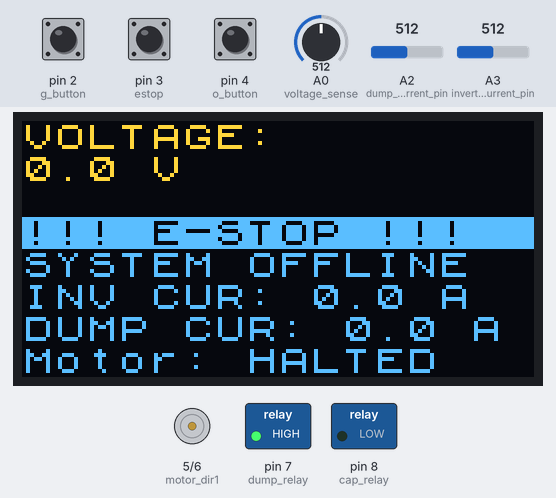
The sketch below on a simulated Arduino Uno, built with avr-gcc and run on an emulated ATmega328P. On the bench: 128×64 one-colour display, motor-driver pin pairs drawn as motors (green arrow = first pin HIGH = forward, orange = second pin HIGH = backward, longer = more drive), switched loads named in the sketch (green lamp = pin HIGH). The test bench sets the inputs (shaded band); at power-on: pin 2 (g_button) HIGH, pin 4 (o_button) HIGH, A0 (voltage_sense) = 512, pin 3 (estop) HIGH, A2 (dump_relay_current_pin) = 512, A3 (inverter_current_pin) = 512. The OLED is the two-colour kind (top 16 rows yellow); what the sketch prints to the serial monitor is not drawn.

Above: at 7.73 s.
8.9 s: pin 2 (g_button) pulled LOW for 1 s
At 10.4 s:
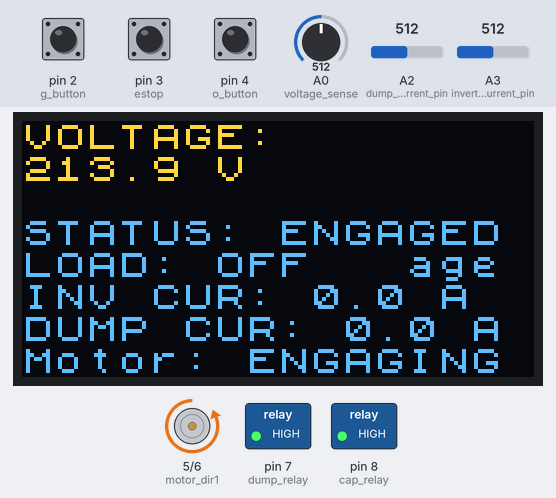
13.0 s: pin 4 (o_button) pulled LOW for 3.2 s
At 17.4 s:
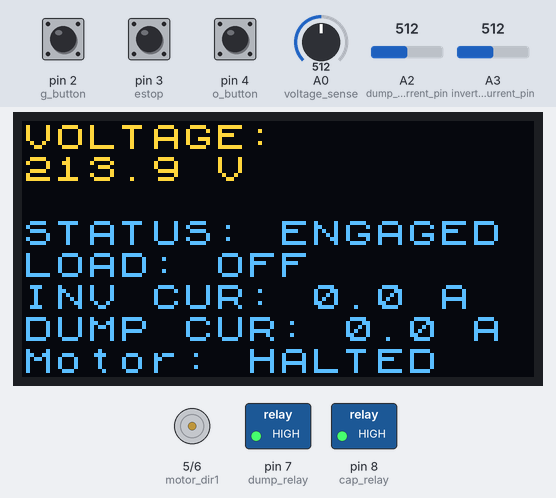
17.7 s: A0 (voltage_sense) set to 829
At 18.5 s:
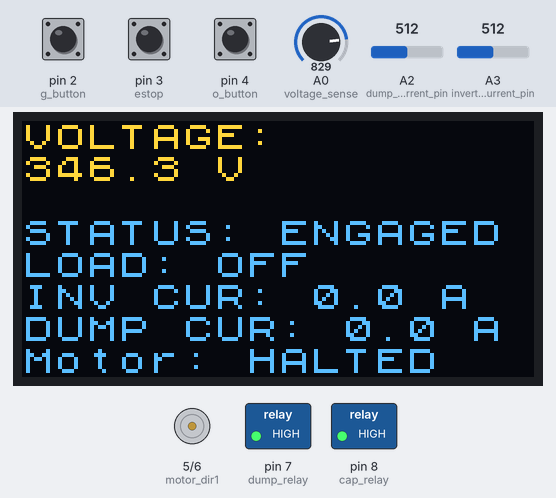
19.9 s: A0 (voltage_sense) set to 847
At 22.4 s:
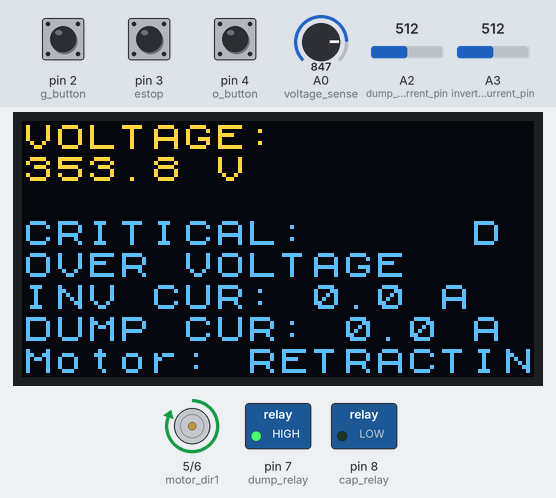
23.0 s: pin 3 (estop) pulled LOW for 3.2 s
At 25.7 s:
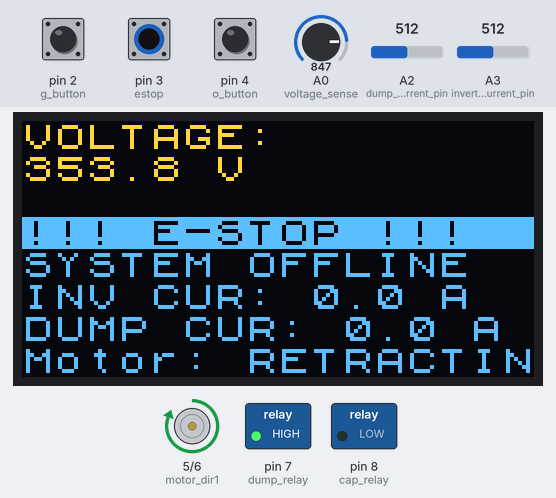
27.7 s: pin 2 (g_button) pulled LOW for 3.2 s
At 30.6 s:
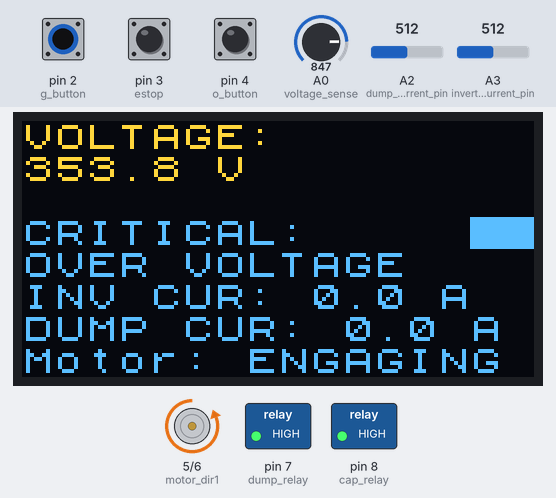
Timing chart, 0 to 33.4 s (numbered marks = the images above; inputs shaded):
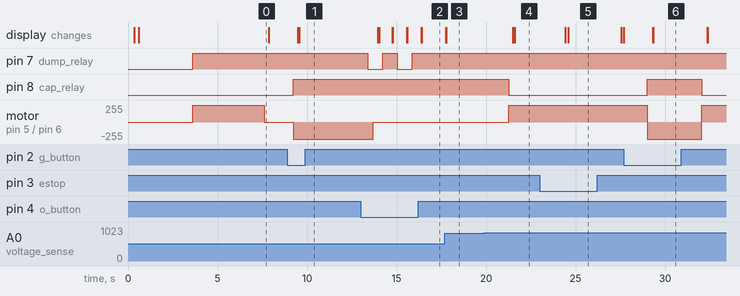

Measured:
- the behaviour switches between 837 and 838 on A0 (voltage_sense) (found by bisection; images 3 and 4)
- after the input at 8.9 s, pin 8 (cap_relay): LOW → HIGH after 0.33 s; motor on pin 5 (motor_dir1) / pin 6 (motor_dir2): stopped → backward 255/255 after 0.33 s; the display: first changes after 0.58 s (image 1 shows a later state)
- after the input at 13.0 s, pin 7 (dump_relay): alternates HIGH for 0.81 s and LOW for 0.83 s, 4 changes in all, then stays HIGH, starting after 0.40 s; motor on pin 5 (motor_dir1) / pin 6 (motor_dir2): backward 255/255 → stopped after 0.70 s instead of 0.40 s
- after the input at 17.7 s, the display: first changes after 0.05 s (image 3 shows a later state)
- after the input at 19.9 s, pin 8 (cap_relay): HIGH → LOW after 1.4 s; motor on pin 5 (motor_dir1) / pin 6 (motor_dir2): stopped → forward 255/255 after 1.4 s; the display: first changes after 1.6 s (image 4 shows a later state)
- after the input at 23.0 s, the display: first changes after 1.4 s (image 5 shows a later state)
- after the input at 27.7 s, pin 8 (cap_relay): LOW → HIGH after 1.3 s, → LOW 3.0 s later; motor on pin 5 (motor_dir1) / pin 6 (motor_dir2): forward 255/255 → backward 255/255 after 1.3 s, → forward 255/255 3.0 s later; the display: first differs from a run without the input after 1.6 s (image 6 shows a later state)

The sketch:

SeniorDesignCode.ino
```cpp
/*
11/04/2025
Titus Smith
Team Gerbil F25 S5110
Colorado School of Mines

Description:
This code is responsible for running a hydro-
electric turbine for Axxess energy.

The code is responsible for starting up the turbine
and disconnecting it if infavorable circumstances are
encountered (over-voltage, failure to reach voltage).
*/

// OLED display libraries
#include <U8x8lib.h>
#ifdef U8X8_HAVE_HW_SPI
#include <SPI.h>
#endif
U8X8_SSD1306_128X64_NONAME_HW_I2C u8x8( U8X8_PIN_NONE, U8X8_PIN_NONE, U8X8_PIN_NONE);

//Button definitions
const int estop = 3;
const int g_button = 2;
const int o_button = 4;

//voltage sensor definition
const int voltage_sense = A0;
float measured_voltage = 0.0f;

//Current sensor definitions
const int dump_relay_current_pin = A2;
float dump_relay_current = 0.0f;
const int inverter_current_pin = A3;
float inverter_current = 0.0f;

//Linear actuator controlls
const int motor_dir1 = 5;
const int motor_dir2 = 6;

//dump relay controlls
const int dump_relay = 7;
const int cap_relay = 8;

//Threashholds
const float voltage_threashold = 350.0f; //shutoff threashhold
const float conversion_factor = 0.4177f;
//voltage to shut off dump load (not currently implemented)
//dump load was implemented as a toggle button currently
//const float stable_voltage = 320.0f; // voltage of stable running

//bool flags to handle state machine
bool engaged = false;
bool motor_running = false;
bool dump_enabled = true;

//motor movement timer
unsigned long setpoint_time = 0;
unsigned long timeout = 4000;//variable used by update_motor DONT CHANGE
const unsigned int timeout_val = 4000;//update this variable instead

//startup voltage timeout
unsigned long startup_timer = 0;
const unsigned long startup_timeout = 1*60*1000;//wait one minutes to spin up

//Restart definitions (currently disabled to prevent auto-restart)
unsigned long restart_timer = 0;
const unsigned long restart_timeout = 500*2*60*60*1000;//wait 2 hours to try restart
const bool try_restart = false;

void setup() {
  Serial.begin(9600);

  //initialize display
  u8x8.begin();
  u8x8.setPowerSave(0); // Turn off power saving mode
  u8x8.setFont(u8x8_font_chroma48medium8_r); // A common default font
  u8x8.clearDisplay();
  update_display(0.0,0.0,0.0);

  //pin setups
  pinMode(estop,INPUT_PULLUP);
  pinMode(g_button,INPUT_PULLUP);
  pinMode(o_button,INPUT_PULLUP);
  pinMode(voltage_sense,INPUT);

  pinMode(dump_relay_current_pin,INPUT);
  pinMode(inverter_current_pin,INPUT);

  pinMode(motor_dir1,OUTPUT);
  pinMode(motor_dir2,OUTPUT);

  pinMode(dump_relay,OUTPUT);
  pinMode(cap_relay,OUTPUT);

  //turbine initialization
  Serial.println("Welcome to Gerbil Turbine\nInitializing Turbine...");
  delay(3000);
  //dump relay on and caps off and turn on brake
  digitalWrite(dump_relay,HIGH);
  digitalWrite(cap_relay,LOW);
  motor_disengage();
  //wait for brake to fully engage
  while(motor_update());
}

void loop() {
  //measure voltage and current
  measured_voltage = conversion_factor*analogRead(voltage_sense);
  dump_relay_current = abs((analogRead(dump_relay_current_pin)*5.0/1023)-2.5)/0.0667;
  inverter_current = abs((analogRead(inverter_current_pin)*5.0/1023)-2.5)/0.0667;

  //Check Estop state
  if(digitalRead(estop)==LOW && engaged==true){
    //the Estop has been pressed
    //disengage
    engaged=false;
    restart_timer = millis();
    //dump load on caps off brake on
    digitalWrite(dump_relay,HIGH);
    digitalWrite(cap_relay,LOW);
    motor_disengage();
    //set timeout for motor movement
    timeout = timeout_val+750;
    Serial.println("Estop pressed");
    return;
  }

  //over volt protection
  if (measured_voltage > voltage_threashold){
    //we have sensed over voltage
    delay(1000);
    //wait 1 second and read again to make sure it wasnt a fluke
    measured_voltage = conversion_factor*analogRead(voltage_sense);
    if (measured_voltage > voltage_threashold){
      //Trigger disconnect
      digitalWrite(dump_relay,HIGH);
      digitalWrite(cap_relay,LOW);
      engaged=false;
      motor_disengage();
      timeout = timeout_val+750;
      Serial.print("Voltage Limit Exceeded: ");
      Serial.println(measured_voltage);
    }
  }

  //engage code
  if(digitalRead(g_button)==LOW && engaged==false){
    //if the green button is pressed, try to engage
    try_startup_sequence();
  }

  //dump load toggle button
  if(digitalRead(o_button)==LOW){
    //toggle the dump load state
    dump_enabled = !dump_enabled;
    digitalWrite(dump_relay,dump_enabled);
    delay(300);
  }

  //Restart code (unused)
  /*
  if((try_restart && !engaged) && (unsigned long)(millis()-restart_timer) > restart_timeout){
    try_startup_sequence();
  }
  */

  //update the motor to check if it needs to turn off
  motor_update();
  //print current state to display
  update_display(measured_voltage,inverter_current,dump_relay_current);
}

//function to try starting up the generator
void try_startup_sequence(){
  //measure state of generator current and voltage
  measured_voltage = conversion_factor*analogRead(voltage_sense);
  dump_relay_current = abs((analogRead(dump_relay_current_pin)*5.0/1023)-2.5)/0.0667;
  inverter_current = abs((analogRead(inverter_current_pin)*5.0/1023)-2.5)/0.0667;

  //cancel start if estop pressed
  if(digitalRead(estop)==LOW){
    Serial.println("Estop pressed");
    //delay(200);
    engaged = false;
    restart_timer = millis();
    return;
  }
  //else try to turn on the generator
  engaged=true;
  digitalWrite(dump_relay,HIGH);
  digitalWrite(cap_relay,HIGH);
  motor_engage();//turn off the brake
  timeout = timeout_val;
  Serial.println("Starting Motor...");
  startup_timer = millis();
  /*
  //wait till voltages stabilize (unused stabilization code)
  while(measured_voltage < stable_voltage && debug != true){
    measured_voltage = conversion_factor*analogRead(voltage_sense);
    dump_relay_current = abs((analogRead(dump_relay_current_pin)*5.0/1023)-2.5)/0.0667;
    inverter_current = abs((analogRead(inverter_current_pin)*5.0/1023)-2.5)/0.0667;

    //Exit if we have estop engaged
    if(digitalRead(estop)==LOW){
      digitalWrite(dump_relay,HIGH);
      digitalWrite(cap_relay,LOW);
      motor_disengage();
      timeout=timeout_val+750;
      engaged=false;
      return;
    }
    if((unsigned long) (millis()-startup_timer) > startup_timeout){
      //we have gone 90 seconds without finding a stable voltage so shutdown.
      engaged = false;
      digitalWrite(dump_relay,HIGH);
      digitalWrite(cap_relay,LOW);
      restart_timer = millis();
      motor_disengage();
      timeout=timeout_val+750;
      Serial.println("Voltage not reached in time limit, shutting down");
      //while(motor_update());
      return;
    }
    motor_update();
    update_display(measured_voltage,inverter_current,dump_relay_current);
  }
  Serial.println("Voltage reached... engaging load");
  */

  //wait for inverter to take current (not currently enabled)
  /*
  while(inverter_current < inverter_current_threashold){
    measured_voltage = conversion_factor*analogRead(voltage_sense);
    dump_relay_current = abs((analogRead(dump_relay_current_pin)*5.0/1023)-2.5)/0.0667;
    inverter_current = abs((analogRead(inverter_current_pin)*5.0/1023)-2.5)/0.0667;

    //Exit if we have estop engaged
    if(digitalRead(estop)==LOW){
      digitalWrite(dump_relay,HIGH);
      digitalWrite(cap_relay,LOW);
      motor_disengage();
      engaged=false;
      timeout=timeout_val+750;
      return;
    }

    //over volt protection
    if (measured_voltage > voltage_threashold){
      //Trigger disconnect
      digitalWrite(dump_relay,HIGH);
      digitalWrite(cap_relay,LOW);
      engaged=false;
      motor_disengage();
      timeout = timeout_val+750;
      Serial.print("Voltage Limit Exceeded: ");
      Serial.println(measured_voltage);
      //while(motor_update());
      return;
    }
    motor_update();
    update_display(measured_voltage,inverter_current,dump_relay_current);

  }
  */
  //presumably the inverter is taking power now, so...
  //digitalWrite(dump_relay,LOW);

  Serial.println("Load started");
}

void motor_disengage(){
  motor_retract();
  setpoint_time = millis();
}

void motor_engage(){
  motor_forward();
  setpoint_time = millis();
}

//functino to check if the motor should stop moving
bool motor_update(){
  if(motor_running && (unsigned long) (millis()-setpoint_time) > timeout){
    motor_halt();
  }
  return motor_running;
}

void motor_retract(){
  digitalWrite(motor_dir1,HIGH);
  digitalWrite(motor_dir2,LOW);
  motor_running = true;
}
void motor_forward(){
  digitalWrite(motor_dir1,LOW);
  digitalWrite(motor_dir2,HIGH);
  motor_running = true;
}
void motor_halt(){
  digitalWrite(motor_dir1,LOW);
  digitalWrite(motor_dir2,LOW);
  motor_running = false;
}

//function to print cucrent statistics to display
void update_display(float voltage, float inverter_current, float dump_relay_current) {

  // Clear the display
  //disabled bc of bad refresh rate
  //u8x8.clearDisplay();

  // 1. Display the current voltage (Row 0)
  u8x8.setCursor(0, 0); // Start at column 0, row 0
  u8x8.print("VOLTAGE:");

  // Voltage is too large to fit in 1 line, let's use the next line
  u8x8.setCursor(0, 1);
  u8x8.print(voltage, 1); // Print with 1 decimal place
  u8x8.print(" V   ");

  // 2. Display the current state/status (Row 3, 4, 5)
  u8x8.setCursor(0, 3);

  if (digitalRead(estop) == LOW) {
    u8x8.setInverseFont(1); // Invert text for E-STOP
    u8x8.print("!!! E-STOP !!!     ");
    u8x8.setInverseFont(0); // Turn inverse off
    u8x8.setCursor(0, 4);
    u8x8.print("SYSTEM OFFLINE     ");
  } else if (voltage > voltage_threashold) {
    u8x8.print("CRITICAL:     ");
    u8x8.setCursor(0, 4);
    u8x8.print("OVER VOLTAGE     ");
  } else if (!engaged) {
    u8x8.print("STATUS: OFFLINE   ");
    u8x8.setCursor(0, 4);

    if ((unsigned long)(millis()-restart_timer) < restart_timeout && restart_timer != 0 && try_restart) {
        // Calculate remaining time for display
        unsigned long time_remaining = (restart_timeout - (millis() - restart_timer)) / 1000;
        u8x8.print("RESTART IN: ");
        u8x8.print(time_remaining / 60);
        u8x8.print("m    ");
    } else {
        u8x8.print("Ready to Engage    ");
    }
  } else {
    // Engaged Status
    u8x8.print("STATUS: ENGAGED    ");
    u8x8.setCursor(0, 4);
    u8x8.print("LOAD: ");
    u8x8.print(digitalRead(dump_relay) == LOW ? "ACTIVE   " : "OFF   ");
  }

  // 3. Display motor status (Row 7, bottom of screen)
  u8x8.setCursor(0, 7);
  u8x8.print("Motor: ");
  if (motor_running) {
    u8x8.print(digitalRead(motor_dir1) == HIGH ? "RETRACTING    " : "ENGAGING    ");
  } else {
    u8x8.print("HALTED    ");
  }

  // 4. Display Currents
  u8x8.setCursor(0, 5); // Start at column 0, row 5
  u8x8.print("INV CUR: ");
  u8x8.print(inverter_current, 1); // Print with 1 decimal place
  u8x8.print(" A    ");

  u8x8.setCursor(0, 6); // Start at column 0, row 6
  u8x8.print("DUMP CUR: ");
  u8x8.print(dump_relay_current, 1); // Print with 1 decimal place
  u8x8.print(" A    ");
  // NOTE: U8x8 mode displays immediately, there is no separate display.display() call.
}
```
